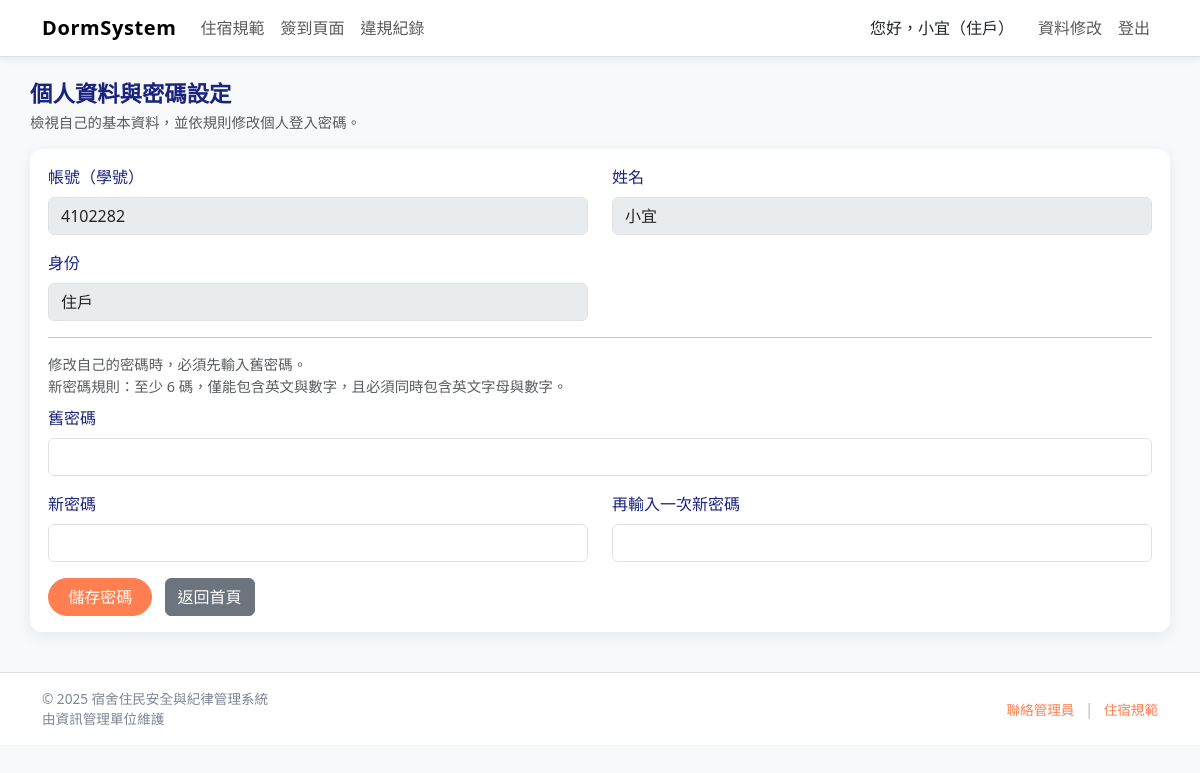
Screenshot of /profile.php (signed in) with the database file from the repository.
### tables this page shows
CREATE TABLE `users` (
  `account` varchar(20) NOT NULL COMMENT '帳號/學號',
  `name` varchar(50) NOT NULL COMMENT '姓名',
  `password` varchar(255) NOT NULL COMMENT '密碼（建議存雜湊值）',
  `identity` enum('管理員','住戶','舍監') NOT NULL COMMENT '身份'
);

### includes/auth.php (called while the page is built, shortened)
<?php
require_once __DIR__ . '/functions.php';
function current_user(): ?array {
    return $_SESSION['user'] ?? null;
}
function user_identity(): ?string {
    $u = current_user();
    return $u['identity'] ?? null;
}
function role_text(?string $id): string {
    $map = [
        '管理員' => '管理員',
        '舍監'   => '舍監',
        '住戶'   => '住戶',
    ];
    return $map[$id] ?? $id;
}

### includes/functions.php (called while the page is built, shortened)
<?php
function h(string $s): string {
    return htmlspecialchars($s, ENT_QUOTES, 'UTF-8');
}

### profile.php (the view, shortened to what this page needs)
<?php
require_once __DIR__ . '/includes/functions.php';
require_once __DIR__ . '/includes/auth.php';
require_once __DIR__ . '/includes/db.php';
$me        = current_user();
$myAccount = $me['account'];
$myRole    = $me['identity'] ?? '';
$isAdmin   = ($myRole === '管理員');
$isManager = ($myRole === '舍監');
$mode          = $_GET['mode'] ?? 'edit';
$paramAccount  = $_GET['account'] ?? null;
$paramAccount  = $paramAccount !== null ? trim($paramAccount) : null;
$isCreate = ($mode === 'create');
if (!$isCreate) {
    $targetAccount = $paramAccount ?: $myAccount;
    $isSelf        = ($targetAccount === $myAccount);
    $stmt = $conn->prepare("
        SELECT account, name, password, identity
        FROM users
        WHERE account = ?
    ");
    $stmt->bind_param('s', $targetAccount);
    $stmt->execute();
    $user = $stmt->get_result()->fetch_assoc();
}
require_once __DIR__ . '/includes/header.php';
require_once __DIR__ . '/includes/navbar.php';
?>
<main class="container section py-4">
    <?php
    if ($isCreate) {
        $pageTitle   = '新增使用者';
        $pageSubtext = '由管理員為新使用者建立帳號，系統會依身份自動產生預設密碼。';
    } elseif (($isAdmin || $isManager) && !$isSelf) {
        $pageTitle   = '檢視 / 編輯使用者資料';
        $pageSubtext = '可調整學生基本資料，並依身份與帳號一鍵重設預設密碼。';
    } else {
        $pageTitle   = '個人資料與密碼設定';
        $pageSubtext = '檢視自己的基本資料，並依規則修改個人登入密碼。';
    }
    ?>
    <div class="mb-3">
        <h1 class="section-title mb-1"><?= h($pageTitle) ?></h1>
        <p class="text-muted mb-0" style="font-size: 0.9rem;">
            <?= h($pageSubtext) ?>
        </p>
    </div>
    <div class="feature-card mt-3">
        <?php if ($isCreate && $isAdmin): ?>
            <form method="post">
                <input type="hidden" name="action" value="create_user">
                <div class="mb-3">
                    <label class="form-label">帳號（學號）</label>
                    <input type="text" name="account" class="form-control"
                           value="<?= h($user['account']) ?>" required>
                    <div class="form-text">帳號統一為學號或職員編號，建立後將作為登入帳號。</div>
                </div>
                <div class="mb-3">
                    <label class="form-label">姓名</label>
                    <input type="text" name="name" class="form-control"
                           value="<?= h($user['name']) ?>" required>
                </div>
                <div class="mb-3">
                    <label class="form-label">身份</label>
                    <select name="identity" class="form-select">
                        <option value="住戶"   <?= $user['identity'] === '住戶' ? 'selected' : '' ?>>住戶</option>
                        <option value="舍監"   <?= $user['identity'] === '舍監' ? 'selected' : '' ?>>舍監</option>
                        <option value="管理員" <?= $user['identity'] === '管理員' ? 'selected' : '' ?>>管理員</option>
                    </select>
                </div>
                <div class="alert alert-info py-2" style="font-size:0.85rem;">
                    新增後，系統會依 <strong>身份 + 帳號</strong> 自動設定預設密碼，例如：<br>
                    住戶：<code>st + 帳號</code>，舍監：<code>th + 帳號</code>。
                </div>
                <button type="submit" class="btn btn-main">建立使用者</button>
                <a href="<?= BASE_URL ?>/users.php" class="btn btn-secondary ms-2">返回列表</a>
            </form>
        <?php else: ?>
            <form method="post">
                <div class="row">
                    <div class="col-md-6 mb-3">
                        <label class="form-label">帳號（學號）</label>
                        <input type="text" class="form-control"
                               value="<?= h($user['account']) ?>" disabled>
                    </div>
                    <div class="col-md-6 mb-3">
                        <label class="form-label">姓名</label>
                        <?php if ($isAdmin || $isManager): ?>
                            <input type="text" name="name" class="form-control"
                                   value="<?= h($user['name']) ?>" required>
                        <?php else: ?>
                            <input type="text" class="form-control"
                                   value="<?= h($user['name']) ?>" disabled>
                        <?php endif; ?>
                    </div>
                </div>
                <div class="mb-3">
                    <label class="form-label">身份</label>
                    <div class="row">
                        <div class="col-md-6">
                            <?php if ($isAdmin && !$isSelf): ?>
                                <select name="identity" class="form-select">
                                    <option value="住戶"   <?= $user['identity'] === '住戶' ? 'selected' : '' ?>>住戶</option>
                                    <option value="舍監"   <?= $user['identity'] === '舍監' ? 'selected' : '' ?>>舍監</option>
                                    <option value="管理員" <?= $user['identity'] === '管理員' ? 'selected' : '' ?>>管理員</option>
                                </select>
                            <?php else: ?>
                                <input type="text" class="form-control"
                                       value="<?= h($user['identity']) ?>" disabled>
                            <?php endif; ?>
                        </div>
                    </div>
                </div>
                <?php if (($isAdmin || $isManager) && !$isSelf): ?>
                    <hr class="my-3">
                    <div class="d-flex flex-wrap align-items-center gap-2">
                        <button type="submit" name="action" value="save_user" class="btn btn-main">
                            儲存資料
                        </button>
                        <button type="submit" name="action" value="reset_default"
                                class="btn btn-main"
                                onclick="return confirm('確定要將此使用者密碼重設為預設值嗎？');">
                            重設密碼為預設值
                        </button>
                        <a href="<?= BASE_URL ?>/users.php" class="btn btn-secondary ms-auto">
                            返回列表
                        </a>
                    </div>
                    <p class="text-muted mt-2" style="font-size:0.85rem;">
                        重設後的預設密碼會依目前身份與帳號自動產生，例如住戶：<code>st + 帳號</code>。
                    </p>
                <?php else: ?>
                    <hr class="my-3">
                    <p class="text-muted mb-2" style="font-size:0.9rem;">
                        修改自己的密碼時，必須先輸入舊密碼。<br>
                        新密碼規則：至少 6 碼，僅能包含英文與數字，且必須同時包含英文字母與數字。
                    </p>
                    <div class="mb-3">
                        <label class="form-label">舊密碼</label>
                        <input type="password" name="old_password" class="form-control">
                    </div>
                    <div class="row">
                        <div class="col-md-6 mb-3">
                            <label class="form-label">新密碼</label>
                            <input type="password" name="new_password" class="form-control" required>
                        </div>
                        <div class="col-md-6 mb-3">
                            <label class="form-label">再輸入一次新密碼</label>
                            <input type="password" name="new_password2" class="form-control" required>
                        </div>
                    </div>
                    <button type="submit" class="btn btn-main">儲存密碼</button>
                    <a href="<?= BASE_URL ?>/index.php" class="btn btn-secondary ms-2">返回首頁</a>
                <?php endif; ?>
            </form>
        <?php endif; ?>
    </div>
</main>
<?php require_once __DIR__ . '/includes/footer.php'; ?>

### includes/navbar.php (shortened to what this page needs)
<?php
require_once __DIR__ . '/auth.php';
require_once __DIR__ . '/functions.php';
$me       = current_user();
$identity = user_identity();
$roleText = role_text($identity);
?>
<header class="site-header">
    <nav class="navbar navbar-expand-lg navbar-light bg-white border-bottom site-nav">
        <div class="container">
            <a class="navbar-brand nav-brand-text" href="<?= BASE_URL ?>/index.php">
                DormSystem
            </a>
            <div class="collapse navbar-collapse" id="mainNav">
                <ul class="navbar-nav me-auto">
                    <li class="nav-item">
                        <a class="nav-link" href="<?= BASE_URL ?>/rules.php">住宿規範</a>
                    </li>
                    <li class="nav-item">
                        <a class="nav-link" href="<?= BASE_URL ?>/checkin_self.php">簽到頁面</a>
                    </li>
                    <li class="nav-item">
                        <a class="nav-link" href="<?= BASE_URL ?>/violation.php">違規紀錄</a>
                    </li>
                </ul>
                <ul class="navbar-nav d-flex align-items-center">
                    <?php if ($me): ?>
                        <li class="nav-item d-flex align-items-center">
                            <span class="navbar-text text-dark me-3">
                                您好，<?= h($me['name']) ?>（<?= h($roleText) ?>）
                            </span>
                        </li>
                        <li class="nav-item">
                            <a class="nav-link" href="<?= BASE_URL ?>/profile.php">資料修改</a>
                        </li>
                        <li class="nav-item">
                            <a class="nav-link" href="<?= BASE_URL ?>/logout.php">登出</a>
                        </li>
                    <?php else: ?>
                        <li class="nav-item">
                            <a class="btn btn-main" href="<?= BASE_URL ?>/login.php">登入系統</a>
                        </li>
                    <?php endif; ?>
                </ul>
            </div>
        </div>
    </nav>
</header>

### assets/CSS/main.css (style rules this page uses)
body { background-color: #f8f8f8; color: #1a237e; margin: 0; }
.page { padding-bottom: 40px; }
.site-nav { box-shadow: 0 2px 8px rgba(0, 0, 0, 0.08); }
.nav-brand-text { font-weight: 700; letter-spacing: 0.03em; }
.btn-main { background-color: #ff7f50; border-color: #ff7f50; color: #fff; border-radius: 999px; padding-inline: 1.2rem; }
.section { padding: 40px 0; }
.section-title { font-size: 1.4rem; font-weight: 600; margin-bottom: 20px; }
.feature-card { background-color: #ffffff; border-radius: 12px; padding: 16px 18px; height: 100%; box-shadow: 0 4px 16px rgba(26, 35, 126, 0.08); display: flex; flex-direction: column; gap: 8px; }

### rows the page displays
users: name "小宜", identity "住戶", account "4102282"

### other values shown
$pageTitle "個人資料與密碼設定"
$pageSubtext "檢視自己的基本資料，並依規則修改個人登入密碼。"
